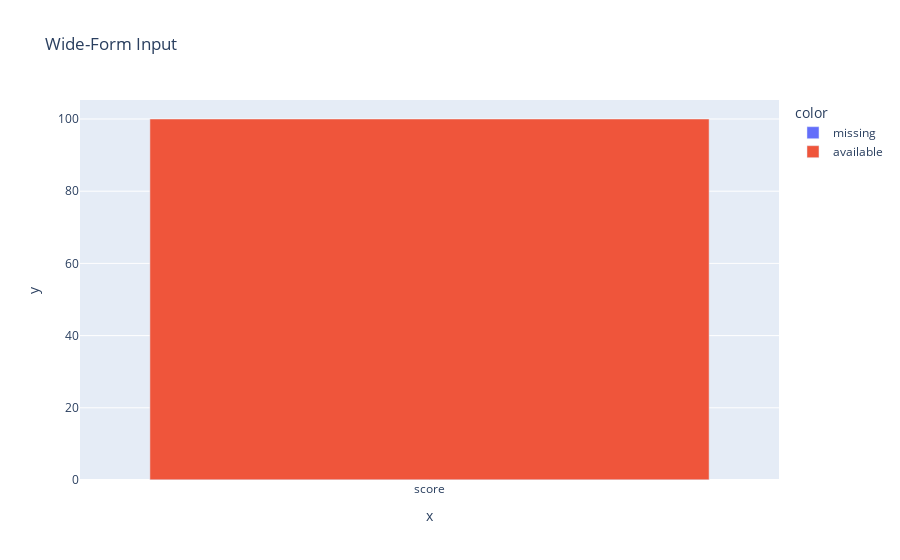

Here is the notebook cell this chart was saved with:
### Code cell
import plotly.express as px

fig = px.bar(x=["score","score"], y=[missing, available], color=["missing", "available"])
fig.show()

### Figure 1 — Plotly figure (JSON) as saved in the notebook; plotly's stock layout.template omitted (floating-point values rounded to 4 significant figures)
{"data": [{"alignmentgroup": "True", "hovertemplate": "color=missing<br>x=%{x}<br>y=%{y}<extra></extra>", "legendgroup": "missing", "marker": {"color": "#636efa"}, "name": "missing", "offsetgroup": "missing", "orientation": "v", "showlegend": true, "textposition": "auto", "type": "bar", "x": ["score"], "xaxis": "x", "y": [0.05048], "yaxis": "y"}, {"alignmentgroup": "True", "hovertemplate": "color=available<br>x=%{x}<br>y=%{y}<extra></extra>", "legendgroup": "available", "marker": {"color": "#EF553B"}, "name": "available", "offsetgroup": "available", "orientation": "v", "showlegend": true, "textposition": "auto", "type": "bar", "x": ["score"], "xaxis": "x", "y": [99.95], "yaxis": "y"}], "layout": {"barmode": "relative", "legend": {"title": {"text": "color"}, "tracegroupgap": 0}, "title": {"text": "Wide-Form Input"}, "xaxis": {"anchor": "y", "domain": [0, 1], "title": {"text": "x"}}, "yaxis": {"anchor": "x", "domain": [0, 1], "title": {"text": "y"}}}}
